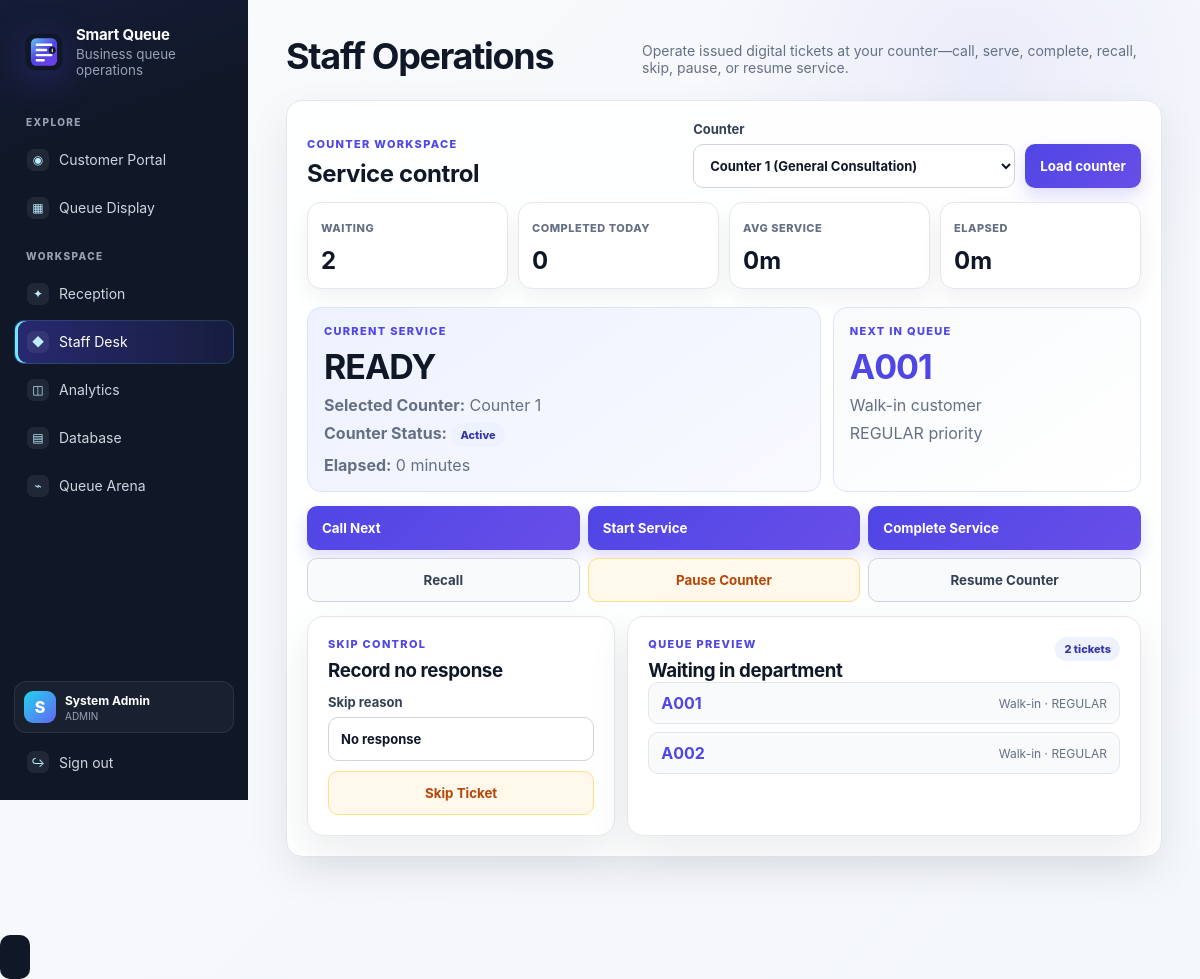
Page /staff (signed in) on the committed database.
### database/models.py (models this page shows)
class Base(DeclarativeBase):
    pass

class Counter(Base):
    __tablename__ = "counters"
    id: Mapped[int] = mapped_column(Integer, primary_key=True)
    name: Mapped[str] = mapped_column(String(100), unique=True, nullable=False)
    department_id: Mapped[int] = mapped_column(ForeignKey("departments.id"), nullable=False)
    is_active: Mapped[bool] = mapped_column(Boolean, default=True, nullable=False)
    is_paused: Mapped[bool] = mapped_column(Boolean, default=False, nullable=False)
    department = relationship("Department", back_populates="counters")
    assigned_staff = relationship("User", back_populates="assigned_counter", foreign_keys=[User.assigned_counter_id])

class Ticket(Base):
    __tablename__ = "tickets"
    id: Mapped[int] = mapped_column(Integer, primary_key=True)
    ticket_number: Mapped[str] = mapped_column(String(20), unique=True, nullable=False, index=True)
    customer_name: Mapped[str | None] = mapped_column(String(120))
    priority_category: Mapped[PriorityCategory] = mapped_column(Enum(PriorityCategory), default=PriorityCategory.REGULAR)
    ticket_type: Mapped[TicketType] = mapped_column(Enum(TicketType), default=TicketType.WALK_IN)
    status: Mapped[TicketStatus] = mapped_column(Enum(TicketStatus), default=TicketStatus.WAITING, index=True)
    department_id: Mapped[int] = mapped_column(ForeignKey("departments.id"), nullable=False)
    service_id: Mapped[int] = mapped_column(ForeignKey("services.id"), nullable=False)
    counter_id: Mapped[int | None] = mapped_column(ForeignKey("counters.id"))
    created_by_user_id: Mapped[int | None] = mapped_column(ForeignKey("users.id"))
    called_by_staff_id: Mapped[int | None] = mapped_column(ForeignKey("users.id"))
    estimated_wait_minutes: Mapped[int] = mapped_column(Integer, default=0, nullable=False)
    skip_reason: Mapped[str | None] = mapped_column(Text)
    transfer_note: Mapped[str | None] = mapped_column(Text)
    recall_count: Mapped[int] = mapped_column(Integer, default=0, nullable=False)
    created_at: Mapped[datetime] = mapped_column(DateTime, default=datetime.utcnow, index=True)
    called_at: Mapped[datetime | None] = mapped_column(DateTime)
    service_started_at: Mapped[datetime | None] = mapped_column(DateTime)
    completed_at: Mapped[datetime | None] = mapped_column(DateTime)
    updated_at: Mapped[datetime] = mapped_column(
        DateTime,
        default=datetime.utcnow,
        onupdate=datetime.utcnow,
    )
    department = relationship("Department")
    service = relationship("Service")
    counter = relationship("Counter")

### app.py (the view, shortened to what this page needs)
@app.route("/staff", methods=["GET", "POST"])
@login_required
@roles_required(Role.ADMIN, Role.MANAGER, Role.STAFF)
def staff_dashboard():
    selected_counter_id = request.values.get("counter_id", type=int)
    with get_session() as db:
        counters = list(db.scalars(select(Counter).where(Counter.is_active.is_(True))).all())
        if not counters:
            flash("No active counters configured.", "warning")
            return render_template("staff.html", counters=[], selected_counter=None, current_ticket=None)
        if selected_counter_id is None:
            selected_counter_id = counters[0].id
        selected_counter = db.get(Counter, selected_counter_id)
        current_ticket = db.scalar(
            select(Ticket)
            .where(Ticket.counter_id == selected_counter.id, Ticket.status.in_([TicketStatus.CALLED, TicketStatus.SERVING]))
            .order_by(desc(Ticket.called_at), desc(Ticket.updated_at))
        )
        waiting = list(
            db.scalars(
                select(Ticket)
                .where(Ticket.department_id == selected_counter.department_id, Ticket.status == TicketStatus.WAITING)
                .order_by(Ticket.created_at.asc())
                .limit(10)
            ).all()
        )
        waiting_count = len(waiting)
        next_ticket = waiting[0] if waiting else None
        completed_today = db.scalar(select(func.count(Ticket.id)).where(
            Ticket.counter_id == selected_counter.id,
            Ticket.status == TicketStatus.COMPLETED,
            Ticket.completed_at >= datetime.utcnow().replace(hour=0, minute=0, second=0, microsecond=0),
        )) or 0
        completed_durations = []
        for ticket in db.scalars(select(Ticket).where(
            Ticket.counter_id == selected_counter.id,
            Ticket.status == TicketStatus.COMPLETED,
            Ticket.service_started_at.is_not(None),
            Ticket.completed_at.is_not(None),
        )).all():
            completed_durations.append((ticket.completed_at - ticket.service_started_at).total_seconds() / 60)
        average_service = round(sum(completed_durations) / len(completed_durations), 1) if completed_durations else 0
        elapsed_service = 0
        if current_ticket and current_ticket.service_started_at:
            elapsed_service = max(int((datetime.utcnow() - current_ticket.service_started_at).total_seconds() / 60), 0)
        staff_summary = {
            "waiting": waiting_count,
            "completed_today": completed_today,
            "average_service": average_service,
            "elapsed_service": elapsed_service,
            "next_ticket": next_ticket,
        }
        return render_template(
            "staff.html",
            counters=counters,
            selected_counter=selected_counter,
            current_ticket=current_ticket,
            waiting=waiting,
            staff_summary=staff_summary,
        )

### app.py (called while the page is built)
def login_required(view_func):
    @wraps(view_func)
    def wrapper(*args, **kwargs):
        if not session.get("user_id"):
            flash("Please login first.", "warning")
            return redirect(url_for("login"))
        return view_func(*args, **kwargs)
    return wrapper

def roles_required(*roles: Role):
    role_values = {role.value for role in roles}
    def decorator(view_func):
        @wraps(view_func)
        def wrapper(*args, **kwargs):
            user_role = session.get("user_role")
            if user_role not in role_values:
                flash("You do not have access to this page.", "danger")
                return redirect(url_for("home"))
            return view_func(*args, **kwargs)
        return wrapper
    return decorator

### database/connection.py (called while the page is built)
@contextmanager
def get_session():
    session = SessionLocal()
    try:
        yield session
        session.commit()
    except Exception:
        session.rollback()
        raise
    finally:
        session.close()

### templates/staff.html (shortened to what this page needs)
{% extends 'base.html' %}
{% block content %}
<section class="page-head">
  <h1>Staff Operations</h1>
  <p>Operate issued digital tickets at your counter—call, serve, complete, recall, skip, pause, or resume service.</p>
</section>
<section class="card staff-console">
  <div class="staff-console-header">
    <div>
      <span class="eyebrow">COUNTER WORKSPACE</span>
      <h2>Service control</h2>
    </div>
    <form method="get" class="form-inline">
      <label>Counter
        <select name="counter_id">
          {% for c in counters %}
          <option value="{{ c.id }}" {% if selected_counter and c.id == selected_counter.id %}selected{% endif %}>{{ c.name }} ({{ c.department.name }})</option>
          {% endfor %}
        </select>
      </label>
      <button type="submit">Load counter</button>
    </form>
  </div>
  {% if selected_counter %}
  <section class="desk-kpis staff-kpis">
    <div><span>Waiting</span><strong>{{ staff_summary.waiting }}</strong></div>
    <div><span>Completed Today</span><strong>{{ staff_summary.completed_today }}</strong></div>
    <div><span>Avg Service</span><strong>{{ staff_summary.average_service }}m</strong></div>
    <div><span>Elapsed</span><strong>{{ staff_summary.elapsed_service }}m</strong></div>
  </section>
  <div class="staff-operation-grid">
    <div class="ticket-box staff-current-ticket">
      <span class="eyebrow">CURRENT SERVICE</span>
      <strong class="staff-current-id">{{ current_ticket.ticket_number if current_ticket else 'READY' }}</strong>
      <p><strong>Selected Counter:</strong> {{ selected_counter.name }}</p>
      <p><strong>Counter Status:</strong> <span class="badge">{{ 'Paused' if selected_counter.is_paused else 'Active' }}</span></p>
      <p><strong>Elapsed:</strong> {{ staff_summary.elapsed_service }} minutes</p>
    </div>
    <div class="ticket-box staff-next-ticket">
      <span class="eyebrow">NEXT IN QUEUE</span>
      {% if staff_summary.next_ticket %}
      <strong class="staff-next-id">{{ staff_summary.next_ticket.ticket_number }}</strong>
      <p>{{ staff_summary.next_ticket.customer_name or 'Walk-in customer' }}</p>
      <p>{{ staff_summary.next_ticket.priority_category.value }} priority</p>
      {% else %}
      <strong class="staff-next-id">—</strong>
      <p>No waiting customers.</p>
      {% endif %}
    </div>
  </div>
  <div class="desk-actions">
    <form method="post" class="inline-form"><input type="hidden" name="counter_id" value="{{ selected_counter.id }}"><input type="hidden" name="action" value="call_next"><button class="primary-action">Call Next</button></form>
    <form method="post" class="inline-form"><input type="hidden" name="counter_id" value="{{ selected_counter.id }}"><input type="hidden" name="action" value="start"><button class="primary-action">Start Service</button></form>
    <form method="post" class="inline-form"><input type="hidden" name="counter_id" value="{{ selected_counter.id }}"><input type="hidden" name="action" value="complete"><button class="primary-action">Complete Service</button></form>
    <form method="post" class="inline-form"><input type="hidden" name="counter_id" value="{{ selected_counter.id }}"><input type="hidden" name="action" value="recall"><button class="secondary-action">Recall</button></form>
    <form method="post" class="inline-form"><input type="hidden" name="counter_id" value="{{ selected_counter.id }}"><input type="hidden" name="action" value="pause"><button class="warning-action">Pause Counter</button></form>
    <form method="post" class="inline-form"><input type="hidden" name="counter_id" value="{{ selected_counter.id }}"><input type="hidden" name="action" value="resume"><button class="secondary-action">Resume Counter</button></form>
  </div>
  <div class="staff-bottom-grid">
    <form method="post" class="card skip-card">
      <span class="eyebrow">SKIP CONTROL</span>
      <h3>Record no response</h3>
      <label>Skip reason<input name="skip_reason" placeholder="No response" value="No response"></label>
      <button type="submit" class="warning-action">Skip Ticket</button>
    </form>
    <section class="card waiting-card">
      <div class="chart-heading"><div><span class="eyebrow">QUEUE PREVIEW</span><h3>Waiting in department</h3></div><span class="badge">{{ waiting|length }} tickets</span></div>
      <div class="waiting-list">
        {% for t in waiting %}
        <div class="waiting-list-item"><strong>{{ t.ticket_number }}</strong><span>{{ t.customer_name or 'Walk-in' }} · {{ t.priority_category.value }}</span></div>
        {% else %}
        <div class="waiting-list-item"><strong>—</strong><span>No waiting tickets.</span></div>
        {% endfor %}
      </div>
    </section>
  </div>
  {% endif %}
</section>
{% endblock %}

### rows in the picture
Counter: name "Counter 1", is_paused "Active"
Ticket: next_ticket.ticket_number "A001", next_ticket "Walk-in customer", next_ticket.priority_category.value "REGULAR", ticket_number "A001", customer_name "Walk-in", priority_category.value "REGULAR"
Ticket: ticket_number "A002", customer_name "Walk-in", priority_category.value "REGULAR"

### other values in the picture
{{ session.get('user_name', 'U')[0].upper() }} "S"
{{ session.get('user_name', 'User') }} "System Admin"
{{ session.get('user_role', 'CUSTOMER') }} "ADMIN"
{{ staff_summary.waiting }} "2"
{{ staff_summary.completed_today }} "0"
{{ staff_summary.average_service }} "0"
{{ staff_summary.elapsed_service }} "0"
{{ current_ticket.ticket_number if current_ticket else 'READY' }} "READY"
{{ waiting|length }} "2"
form field counter_id "Counter 1 (General Consultation)"
